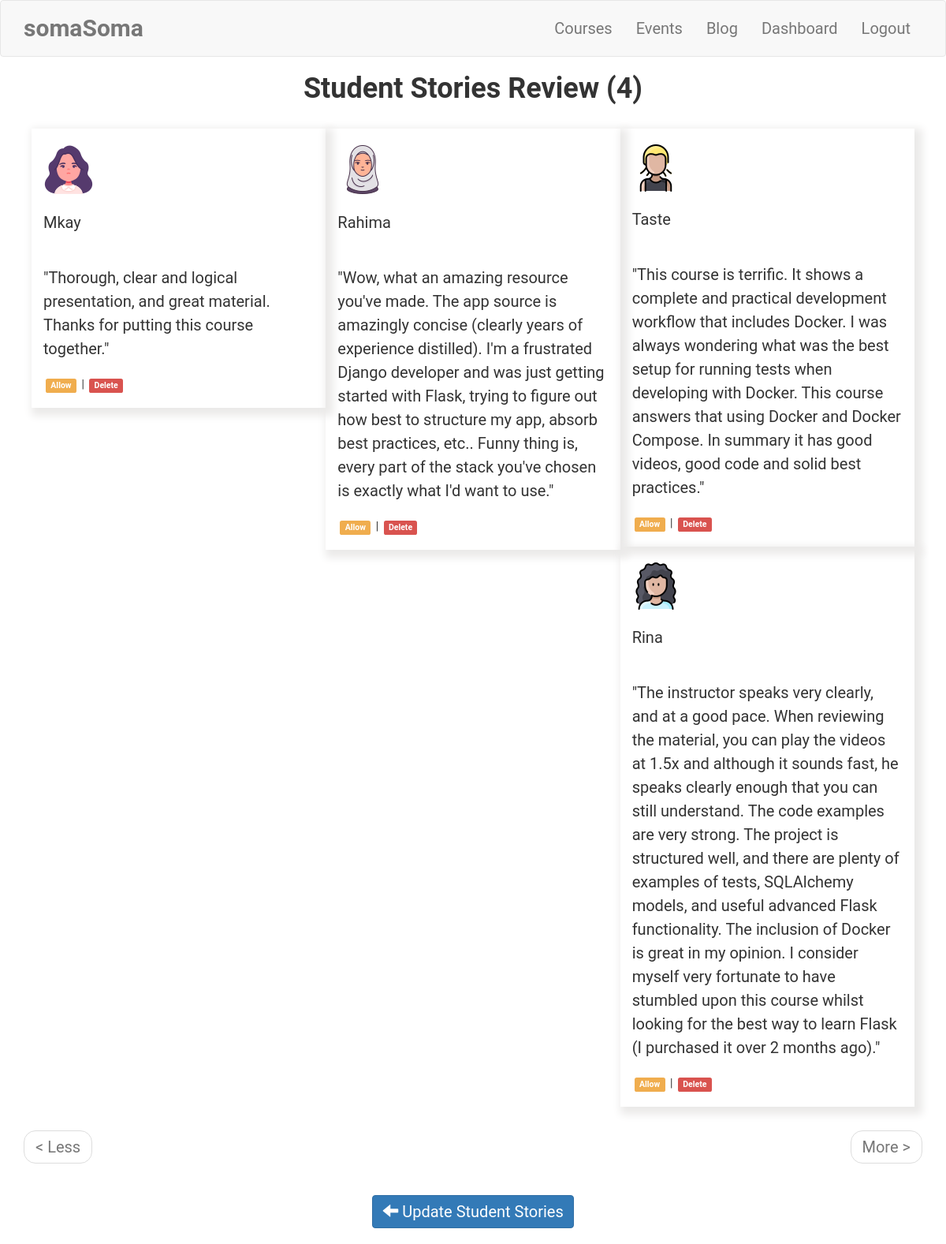
The app's page /admin/student-stories/review (signed in), older data.
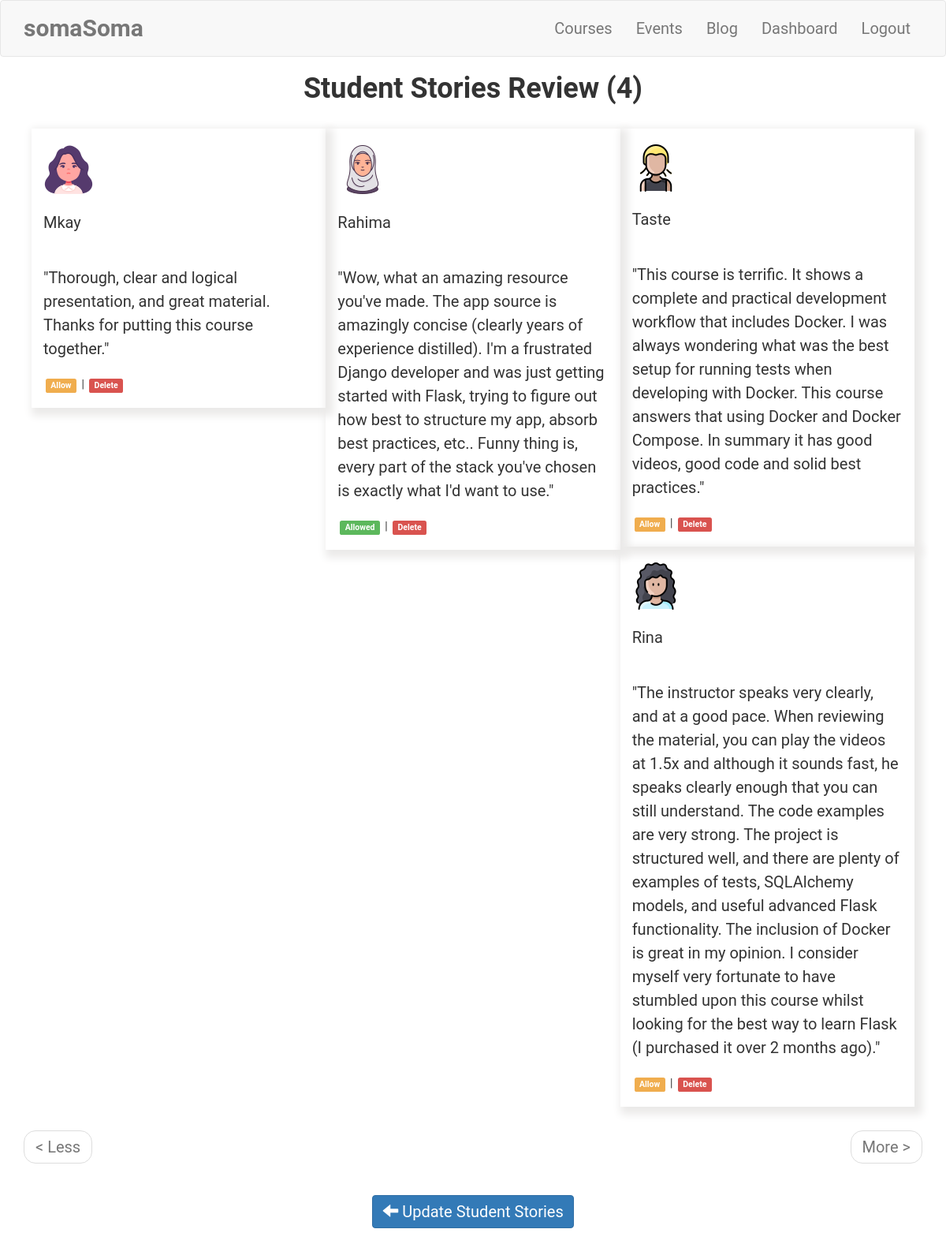
The same page, newer data.
### app/models.py (models this page shows, shortened)
class FlaskStudentStories(db.Model):
    __tablename__ = 'flask student stories'
    id = db.Column(db.Integer, primary_key=True)
    username = db.Column(db.String(64), index=True)
    student_image = db.Column(db.String(300))
    body = db.Column(db.String(300))
    timestamp = db.Column(db.DateTime, index=True, default=datetime.utcnow)
    allowed_status = db.Column(db.Boolean, default=False)
    admin_id = db.Column(db.Integer, db.ForeignKey('admin.id'))

### app/admin/routes.py (the view)
@bp.route('/student-stories/review')
@login_required
def student_stories_review():
    page = request.args.get('page', 1, type=int)
    students = FlaskStudentStories.query.order_by(
        FlaskStudentStories.timestamp.desc()
        ).paginate(
            page,
            current_app.config['POSTS_PER_PAGE'],
            False
            )
    next_url = url_for(
        'admin.student_stories_review',
        page=students.next_num,
        _anchor="student-stories") \
        if students.has_next else None
    prev_url = url_for(
        'admin.student_stories_review',
        page=students.prev_num,
        _anchor="student-stories") \
        if students.has_prev else None
    all_student = len(FlaskStudentStories.query.all())
    return render_template(
        'admin/review_student_stories.html',
        title='Student Stories Review',
        students=students.items,
        next_url=next_url,
        prev_url=prev_url,
        all_student=all_student
        )

### app/models.py (called while the page is built)
@login.user_loader
def load_admin(id):
    return Admin.query.get(int(id))

### app/templates/admin/review_student_stories.html (shortened to what this page needs)
{% extends 'base.html' %}
{% import 'bootstrap/wtf.html' as wtf %}
{% block app_content %}
    <div class="row">
        <div class="col-sm-12">
        </div>
    </div>
    <div class="row">
        <div class="col-sm-12 text-center">
            <h1>{{ title }} ({{all_student}})</h1>
        </div>
    </div>
    <div class="row" id="student-stories">
        {% for student in students %}
        <div class="col-sm-4 student">
            <div class="row">
                <div class="col-sm-12">
                    <img class="img-fluid" style="max-width: 100%; height: auto;" src="/{{ student.student_image }}" alt="Flask Class"><br>
                    <p>{{ student.username }}</p>
                </div>
            </div>
            <div class="row">
                <div class="col-sm-12">
                    <p>"{{ student.body }}"</p>
                </div>
            </div>
            <div class="row">
                <div class="col-sm-12">
                    {% if not student.allowed_status == 1 %}
                        <a href=" {{ url_for('admin.student_stories_allow', id=student.id) }} " class="label label-warning">Allow</a>
                    {% else %}
                        <a href="#" class="label label-success">Allowed</a></a>
                    {% endif %}
                     | <a href=" {{ url_for('admin.student_stories_delete', id=student.id) }} " class="label label-danger">Delete</a>
                </div>
            </div>
        </div>
        {% endfor %}
    </div>
    <div class="row">
        <div  class="col-sm-12">
            <nav aria-label="...">
                <ul class="pager">
                    <li class="previous{% if not prev_url %} disabled{% endif %}">
                        <a href="{{ prev_url or '#' }}">
                            <span aria-hidden="true">&#60;</span> Less
                        </a>
                    </li>
                    <li class="next{% if not next_url %} disabled{% endif %}">
                        <a href="{{ next_url or '#' }}">
                            More <span aria-hidden="true">&#62;</span>
                        </a>
                    </li>
                </ul>
            </nav>
        </div>
    </div>
    <div class="row">
        <div class="col-sm-4">
        </div>
        <div class="col-sm-4 text-center">
            <p><a href=" {{ url_for('admin.student_stories_update') }} " class="btn btn-primary" >
                <span class="glyphicon glyphicon-arrow-left" aria-hidden="true"></span>
                Update Student Stories
            </a>
            </p>
        </div>
        <div class="col-sm-4">
        </div>
    </div>
{% endblock %}

### app/templates/base.html (shortened to what this page needs)
{% extends 'bootstrap/base.html' %}
{% block head %}
    {{super()}}
{% endblock %}
{% block styles %}
    {{ super() }}
    <link rel="stylesheet" type="text/css" href="{{ url_for('static', filename='css/styles.css') }}">
{% endblock %}
{% block navbar %}
<nav class="navbar navbar-default">
    <div class="container">
        <div class="navbar-header">
            <a class="navbar-brand" href="{{ url_for('main.home') }}">somaSoma</a>
        </div>
        <div class="collapse navbar-collapse" id="bs-example-navbar-collapse-1">
            <ul class="nav navbar-nav navbar-right">
                <li class="nav-item dropdown">
                    <a class="nav-link dropdown-toggle" href=" {{ url_for('main.courses') }} " id="navbarDropdown" role="button" data-toggle="dropdown" aria-haspopup="true" aria-expanded="false">
                    Courses
                    </a>
                </li>
                <li><a href=" {{ url_for('main.events') }} ">Events</a></li>
                <li><a href=" {{ url_for('main.blog') }} ">Blog</a></li>
                {% if current_user.is_authenticated %}
                    <li><a href=" {{ url_for('admin.dashboard') }} ">Dashboard</a></li>
                    <li><a href=" {{ url_for('auth.logout') }} ">Logout</a></li>
                {% endif %}
            </ul>
        </div>
    </div>
</nav>
{% endblock %}
{% block content %}
    <div class="container">
        {% block app_content %}
        {% endblock %}
    </div>
{% endblock %}

### app/static/css/styles.css (style rules this page uses)
.student { padding-top: 20px; padding-bottom: 20px; }
.navbar-brand { font-size: 30px; font-weight: 600; margin-top: 10px; }
html, body { font-family: 'Roboto', sans-serif; }
h1 { padding-bottom: 10px; font-weight: 600; margin-top: 0px; padding-top: 0px; }
h2, h3, h4, h5, h6, p { margin-top: 0px; padding-top: 10px; padding-bottom: 10px; }
p, li { line-height: 30px; margin-top: 10px; margin-bottom: 10px; }
p, li, td, .btn, .btn-alt, .schedule-btn { font-size: 20px; }
.student { box-shadow: 5px 5px 10px 5px #ebeae9; }
#student-stories { margin: 10px; }
.label { margin: 3px; }

Row changes from the older to the newer data that the page shows:
changed FlaskStudentStories "Rahima": allowed_status "Allow" → "Allowed"
